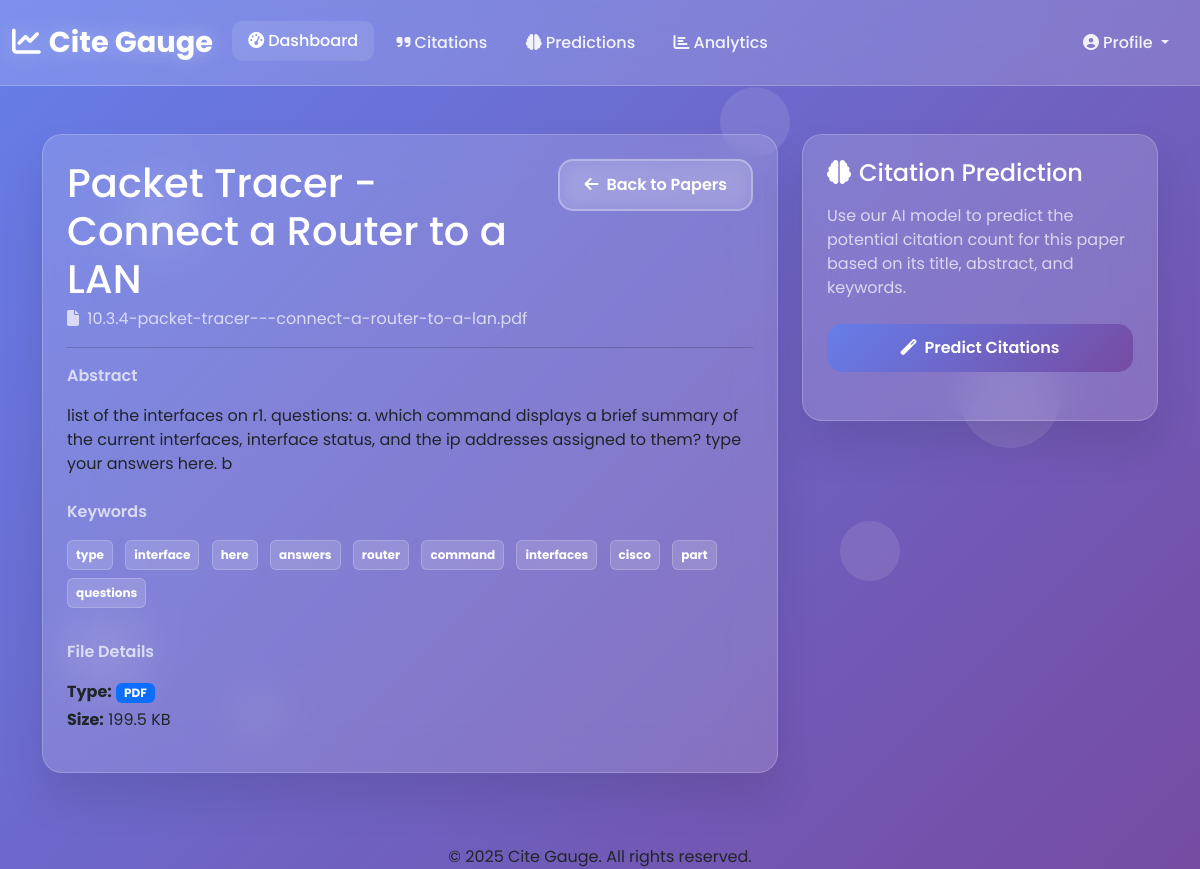
The app's page /research-paper/1/ (signed in) with its own data.
### user/models.py (models this page shows, shortened)
class ResearchPaper(models.Model):
    user = models.ForeignKey(
        CustomUser,
        on_delete=models.CASCADE,
        related_name='research_papers',
        help_text="User who uploaded the document"
    )
    filename = models.CharField(
        max_length=255,
        help_text="Original filename of the uploaded document"
    )
    title = models.TextField(
        help_text="Extracted or generated title from the document"
    )
    abstract = models.TextField(
        blank=True,
        null=True,
        help_text="Extracted abstract or summary from the document"
    )
    keywords = models.JSONField(
        default=list,
        help_text="List of extracted keywords from the document"
    )
    file_size = models.PositiveIntegerField(
        help_text="Size of the original file in bytes"
    )
    file_type = models.CharField(
        max_length=10,
        help_text="File extension (pdf, docx, txt)"
    )
    uploaded_at = models.DateTimeField(auto_now_add=True)
    updated_at = models.DateTimeField(auto_now=True)
    class Meta:
        ordering = ['-updated_at']
        unique_together = ['user', 'filename']  # Prevent duplicate filenames per user
        indexes = [
            models.Index(fields=['user', 'filename']),
            models.Index(fields=['uploaded_at']),
        ]
    def get_file_size_display(self):
        size = self.file_size
        for unit in ['B', 'KB', 'MB', 'GB']:
            if size < 1024.0:
                return f"{size:.1f} {unit}"
            size /= 1024.0
        return f"{size:.1f} TB"

### cite_guage/views.py (the view, shortened to what this page needs)
# urls.py: path('research-paper/<int:pk>/', ResearchPaperDetail.as_view(), name='Research_paper_detail')
class ResearchPaperDetail(LoginRequiredMixin, DetailView):
    model = ResearchPaper
    template_name='cite_guage/research_paper_detail.html'
    context_object_name = 'paper'
    login_url = '/user/login/'
    def get_queryset(self):
        return ResearchPaper.objects.filter(user=self.request.user)

### templates/cite_guage/research_paper_detail.html (shortened to what this page needs)
{% extends "base.html" %}
{% load static %}
{% block main_content %}
<div class="container mt-5 mb-5">
    <div class="row">
        <div class="col-lg-8">
            <div class="glass-card p-4 mb-4">
                <div class="d-flex justify-content-between align-items-start mb-3">
                    <div>
                        <h1 class="text-white mb-1">{{ paper.title }}</h1>
                        <p class="text-glass-muted mb-0">
                            <i class="fas fa-file me-1"></i> {{ paper.filename }}
                        </p>
                    </div>
                    <a href="{% url 'my_papers' %}" class="btn btn-secondary-glass flex-shrink-0 ms-3">
                        <i class="fas fa-arrow-left me-2"></i>Back to Papers
                    </a>
                </div>
                <hr class="border-glass">
                <div class="mb-4">
                    <p class="detail-label">Abstract</p>
                    <p class="text-white-80">{{ paper.abstract|default:"No abstract provided." }}</p>
                </div>
                <div class="mb-4">
                    <p class="detail-label">Keywords</p>
                    {% if paper.keywords %}
                        {% for keyword in paper.keywords %}
                            <span class="badge keyword-badge p-2 me-2 mb-2">{{ keyword }}</span>
                        {% endfor %}
                    {% else %}
                        <p class="text-white-80">No keywords provided.</p>
                    {% endif %}
                </div>
                <div>
                    <p class="detail-label">File Details</p>
                    <p class="text-white-80 mb-1">
                        <strong>Type:</strong> <span class="badge bg-primary">{{ paper.file_type|upper }}</span>
                    </p>
                    <p class="text-white-80">
                        <strong>Size:</strong> {{ paper.get_file_size_display }}
                    </p>
                </div>
            </div>
        </div>
        <div class="col-lg-4">
            <div class="glass-card p-4">
                <h4 class="text-white mb-3"><i class="fas fa-brain me-2"></i>Citation Prediction</h4>
                <p class="text-glass-muted mb-4">
                    Use our AI model to predict the potential citation count for this paper based on its title, abstract, and keywords.
                </p>
                <form method="post" action="{% url 'Research_paper_detail' paper.pk %}">
                    <button type="submit" class="btn btn-primary-glass w-100 mb-4">
                        <i class="fas fa-magic me-2"></i>Predict Citations
                    </button>
                </form>
            </div>
        </div>
    </div>
</div>
{% endblock main_content %}

### static/css/style.css (style rules this page uses)
* { margin: 0; padding: 0; box-sizing: border-box; }
body { font-family: "Poppins", sans-serif; min-height: 100vh; background: linear-gradient(135deg, #667eea 0%, #764ba2 100%); position: relative; overflow-x: hidden; }
.glass-card { background: rgba(255, 255, 255, 0.15); backdrop-filter: blur(20px); -webkit-backdrop-filter: blur(20px); border-radius: 20px; border: 1px solid rgba(255, 255, 255, 0.2); box-shadow: 0 25px 45px rgba(0, 0, 0, 0.1); padding: 1.5rem; transition: all 0.3s ease; margin-bottom: 1.5rem; }
.btn-primary-glass { background: linear-gradient(135deg, #667eea 0%, #764ba2 100%); border: none; border-radius: 15px; color: white; font-weight: 600; padding: 0.75rem 1.5rem; transition: all 0.3s ease; position: relative; overflow: hidden; }
.btn-secondary-glass { background: rgba(255, 255, 255, 0.1); border: 2px solid rgba(255, 255, 255, 0.3); border-radius: 15px; color: white; font-weight: 600; padding: 0.75rem 1.5rem; transition: all 0.3s ease; backdrop-filter: blur(10px); }
.text-glass-muted { color: rgba(255, 255, 255, 0.7); }
.text-white { color: white !important; }

### templates/cite_guage/research_paper_detail.html (style rules this page uses)
.detail-label { font-weight: 600; color: rgba(255, 255, 255, 0.7); }
.keyword-badge { background-color: rgba(255, 255, 255, 0.15); border: 1px solid rgba(255, 255, 255, 0.2); color: #fff; }

### records on screen
ResearchPaper: title "Packet Tracer - Connect a Router to a LAN", filename "10.3.4-packet-tracer---connect-a-router-to-a-lan.pdf", abstract "list of the interfaces on r1. questions: a. which command displays a brief summary of the current interfaces, interface status, and the ip addresses assigned to them? type your answers here. b", file_type "PDF", file_size "199.5 KB"

### other values on screen
{{ keyword }} "type" "interface" "here" "answers" "router" "command" "interfaces" "cisco" "part" "questions"
